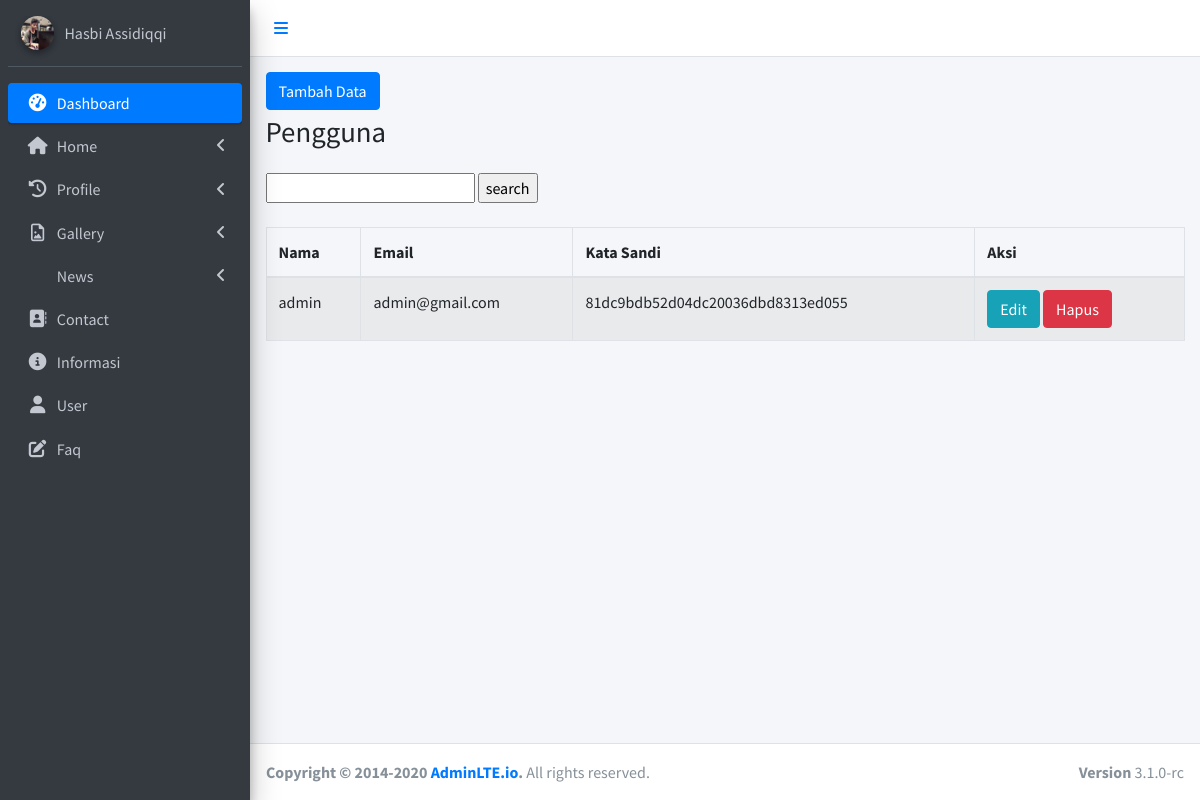
Page /admin/search-user.php?cari=admin on the committed database.
### tables this page shows
CREATE TABLE `user` (
  `id` int(11) NOT NULL,
  `username` varchar(255) NOT NULL,
  `email` varchar(255) NOT NULL,
  `password` varchar(255) NOT NULL
);

### admin/crud.php (called while the page is built, shortened)
<?php
function readUser($sql) {
    $data = array();
    $koneksi = koneksiUts();
    $hasil = mysqli_query($koneksi, $sql);
    $i=0;
    while($baris = mysqli_fetch_assoc($hasil)) {
        $data[$i]['username'] = $baris['username'];
        $data[$i]['email'] = $baris['email'];
        $data[$i]['password'] = $baris['password'];
        $data[$i]['id']= $baris['id'];
        $i++;
    }
    return $data;
}
function searchUserWithName($nama) {
    $sql ="select * from user where username='$nama'";
    $data = readUser($sql);
    return $data;
}

### admin/search-user.php (the view, shortened to what this page needs)
<?php
    include('crud.php');
    if (isset($_GET['cari'])) {
        $cari = $_GET['cari'];
        $data = searchUserWithName($cari);
?>
<!DOCTYPE html>
<html lang="en">
<head>
    <?php require_once 'link.php'; ?>
</head>
<body>
    <div class="wrapper">
        <?php include 'header.php'; ?>
        <aside class="main-sidebar sidebar-dark-primary elevation-4">
            <div class="sidebar">
                <div class="user-panel mt-3 pb-3 mb-3 d-flex">
                    <div class="image">
                        <img src="images/profile.png" class="img-circle elevation-2" alt="User Image">
                    </div>
                    <div class="info">
                        <a href="#" class="d-block">Hasbi Assidiqqi</a>
                    </div>
                </div>
                <nav class="mt-2">
                    <ul class="nav nav-pills nav-sidebar flex-column" data-widget="treeview" role="menu"
                        data-accordion="false">
                        <li class="nav-item menu-open">
                            <a href="index.php" class="nav-link active">
                                <i class="nav-icon fas fa-tachometer-alt"></i>
                                <p>
                                    Dashboard
                                </p>
                            </a>
                        </li>
                        <li class="nav-item">
                            <a href="#" class="nav-link">
                                <i class="nav-icon fas fa-home"></i>
                                <p>
                                    Home
                                    <i class="fas fa-angle-left right"></i>
                                </p>
                            </a>
                        </li>
                        <li class="nav-item">
                            <a href="#" class="nav-link">
                                <i class="nav-icon fas fa-history"></i>
                                <p>
                                    Profile
                                    <i class="right fas fa-angle-left"></i>
                                </p>
                            </a>
                        </li>
                        <li class="nav-item">
                            <a href="#" class="nav-link">
                                <i class="nav-icon fa fa-file-image-o"></i>
                                <p>
                                    Gallery
                                    <i class="fas fa-angle-left right"></i>
                                </p>
                            </a>
                        </li>
                        <li class="nav-item">
                            <a href="news.php" class="nav-link">
                                <p>
                                    News
                                    <i class="fas fa-angle-left right"></i>
                                </p>
                            </a>
                        </li>
                        <li class="nav-item">
                            <a href="contact.php" class="nav-link">
                                <i class="nav-icon fas fa-address-book"></i>
                                <p>
                                    Contact
                                </p>
                            </a>
                        </li>
                        <li class="nav-item">
                            <a href="information.php" class="nav-link">
                                <i class="nav-icon fas fa fa-info-circle"></i>
                                <p>
                                    Informasi
                                </p>
                            </a>
                        </li>
                        <li class="nav-item">
                            <a href="user.php" class="nav-link">
                                <i class="nav-icon fas fa-user"></i>
                                <p>
                                    User
                                </p>
                            </a>
                        </li>
                        <li class="nav-item">
                            <a href="faq.php" class="nav-link">
                                <i class="nav-icon fas fa-edit"></i>
                                <p>
                                    Faq
                                </p>
                            </a>
                        </li>
                    </ul>
                </nav>
            </div>
        </aside>
        <div class="content-wrapper">
            <div class="content-header">
                <div class="container-fluid">
                    <a href="create-user.php" class="btn btn-primary" style="margin-bottom:5px;">Tambah Data</a>
                    <div class="row mb-2">
                        <div class="col-sm-6">
                            <h1 class="m-0">Pengguna</h1>
                        </div>
                    </div>
                </div>
            </div>
            <section class="content">
                <div class="container-fluid">
                    <div class="row">
                        <div class="col-md-12">
                            <div class="panel-body">
                                <div class="table-responsive">
                                    <form class="form-search" action="search-user.php" method="get">
                                        <input type="text" name="cari"
                                            value="<?php if (isset($_GET['username'])) {echo $_GET['username']; } ?>">
                                        <input type="submit" value="search">
                                    </form>
                                    <br>
                                    <table class="table table-striped table-bordered table-hover">
                                        <thead>
                                            <tr>
                                                <th>Nama</th>
                                                <th>Email</th>
                                                <th>Kata Sandi</th>
                                                <th>Aksi</th>
                                            </tr>
                                        </thead>
                                        <?php
                                        if ($data == null) {
                                            echo "<p style='color:red; font-size: 22px;'>User ".$_GET['cari']." tidak ditemukan!</p>";
                                        } else {
                                        ?>
                                        <tbody>
                                            <?php
                                            $koneksi = koneksiUts();
                                            $data = mysqli_query($koneksi, "SELECT * FROM user");
                                            while ($row = mysqli_fetch_array($data)) {
                                            ?>
                                            <tr>
                                                <td><?= $row['username'];?></td>
                                                <td><?= $row['email'];?></td>
                                                <td><?= $row['password'];?></td>
                                                <td>
                                                    <a href="update-user.php?&id=<?= $row["id"]; ?>"
                                                        class="btn btn-info">Edit</a>
                                                    <a href="hapus-user.php?&id=<?= $row["id"];?>"
                                                        class="btn btn-danger"
                                                        onclick="return confirm('yakin data dihapus');">Hapus</a>
                                                </td>
                                            </tr>
                                            <?php $i++;
                                            }
                                        }
                                    }
                                            ?>
                                        </tbody>
                                    </table>
                                </div>
                            </div>
                        </div>
                    </div>
                </div>
            </section>
        </div>
        <?php include 'footer.php'; ?>
    </div>
</body>
</html>

### rows in the picture
user: username "admin", email "admin@gmail.com", password "81dc9bdb52d04dc20036dbd8313ed055"
